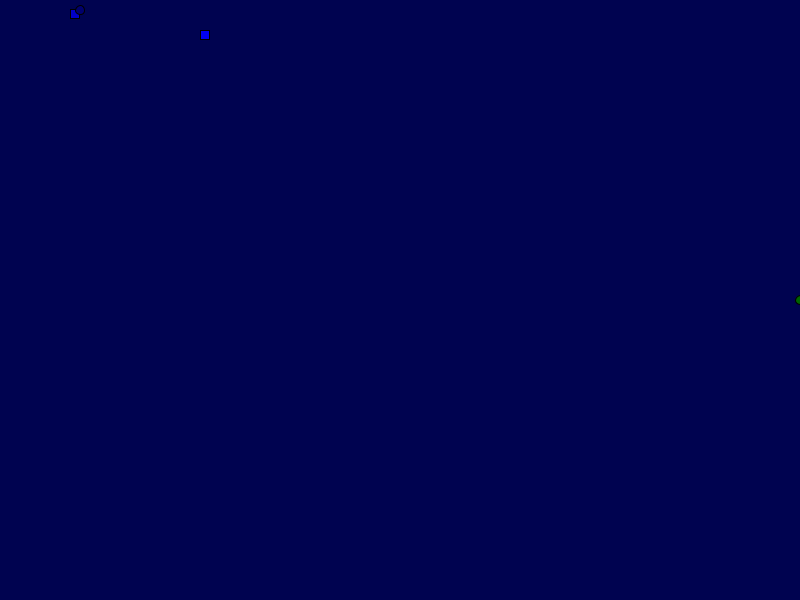
Frame 1 (no input)
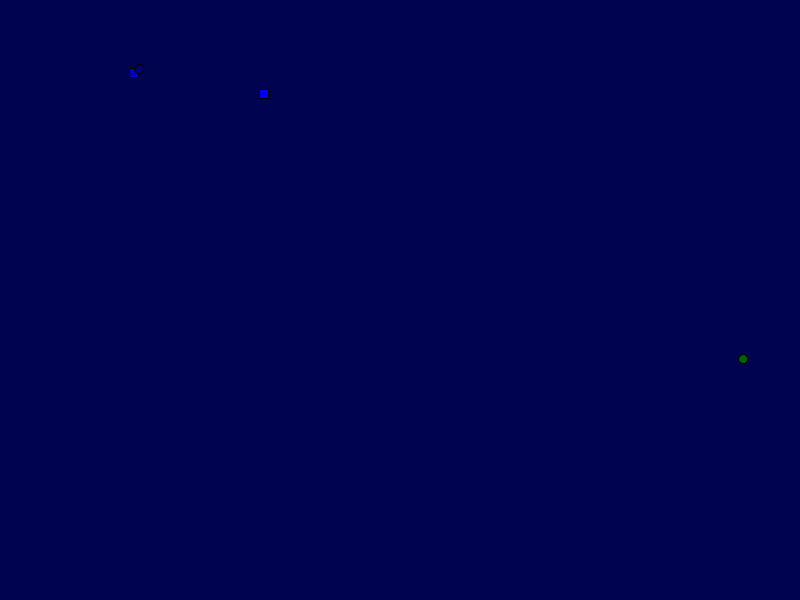
Frame 60 (the mouse pressed at the canvas centre just before this capture)
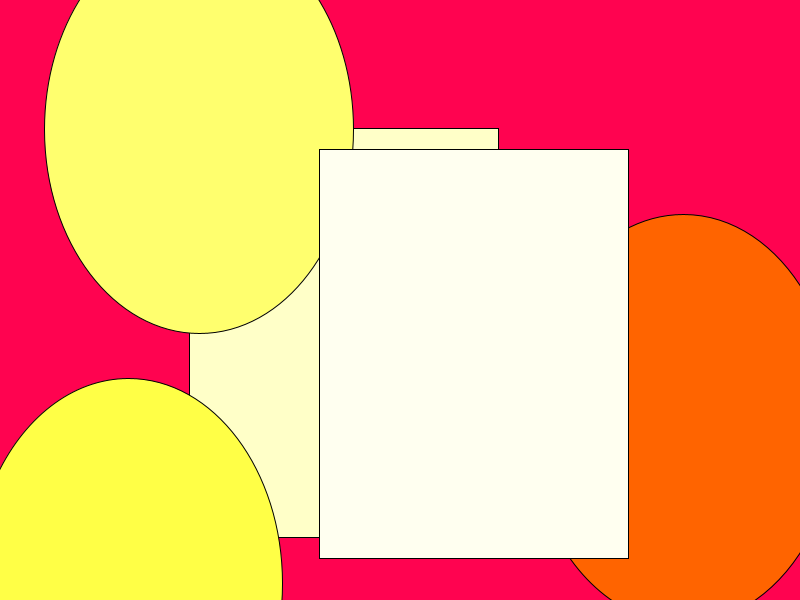
Frame 120 (the mouse held since frame 60 and released just before this capture)

The Processing sketch that drew these frames (run headless with seeded random() and noise(); from frame 60 on, the mouse is pressed at the canvas centre):

// Processing sketch: processing_50985
// ── processing_50985.pde

int x;
int directionx;
int y;
int directiony;

int x2;
int directionx2;
int y2;
int directiony2;

int x3;
int directionx3;
int y3;
int directiony3;
 
int x4;
int directionx4;
int y4;
int directiony4;

int x5;
int directionx5;
int y5;
int directiony5;
 
 
void setup(){
  size(800,600);
  x = 800;
  y = 300;
 directionx = 1;
 directiony = 1;
 
  x2 = 70;
  y2 = 9;
 directionx2 = 1;
 directiony2 = 1;
 
  x3 = 9;
  y3 = 700;
 directionx3 = 1;
 directiony3 = 1;
 
  x4 = 80;
  y4 = 10;
 directionx4 = 1;
 directiony4 = 1;
  
  x5 = 200;
  y5 = 30;
 directionx5 = 1;
 directiony5 = 1;
}
 

void draw(){
  background(mouseX,3,80);
  fill(mouseY,100,0);
  ellipse(x,y,10 + mouseY-1,10 + mouseX-1);
  x += directionx;
  y += directiony;
  if(x > 600){
     directionx = -1;
  }
  if (x < 0){
    directionx = 1;
  }
  if (y > 600){
     directiony = -1;
  }
   
  if (y < 0){
     directiony = 1;
  }
  
  fill(mouseY,mouseX,200);
  rect(x2,y2,10 + mouseY-1,10 + mouseX-1);
  x2 += directionx2;
  y2 += directiony2;
  if(x2 > 800){
     directionx2 = -1;
  }
  if (x2 < 0){
    directionx2 = 1;
  }
  if (y2 > 600){
     directiony2 = -1;
  }
   
  if (y2 < 0){
     directiony2 = 1;
  }
  
  fill(mouseY,mouseX,70);	
  ellipse(x3,y3,10 + mouseY-1,10 + mouseX-1);
  x3 += directionx3;
  y3 += directiony3;
  if(x3 > 600){
     directionx3 = -1;
  }
  if (x3 < 0){
    directionx3 = 1;
  }
  if (y3 > 600){
     directiony3 = -1;
  }
   
  if (y3 < 0){
     directiony3 = 1;
  }
  
   fill(mouseX,mouseY,110);
   ellipse(x4,y4,10 + mouseY-1,10 + mouseX-1);
  x4 += directionx4;
  y4 += directiony4;
  if(x4 > 600){
     directionx4 = -1;
  }
  if (x4 < 0){
    directionx4 = 1;
  }
  if (y4 > 600){
     directiony4 = -1;
  }
   
  if (y4 < 0){
     directiony4 = 1;
  }
  
  fill(mouseX,mouseY,240);
  rect(x5,y5,10 + mouseY-1,10 + mouseX-1);
  x5 += directionx5;
  y5 += directiony5;
  if(x5 > 600){
     directionx5 = -1;
  }
  if (x5 < 0){
    directionx5 = 1;
  }
  if (y5 > 600){
     directiony5 = -1;
  }
   
  if (y5 < 0){
     directiony5 = 1;
  }
  
   
}
